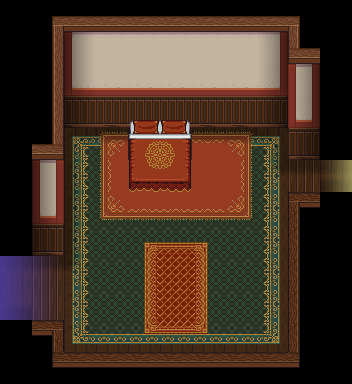

Below is a game level as drawn by its tile map, then a one-line description and the .tmx file that defines it, in full:
An orthogonal 11x12 tile map with 32x32 px tiles, 5 tile layers (bg, ground details, mid, shadows, ...), 1 hidden layer not drawn, 8 tilesets and 11 objects (exit-w, start, patron, exit-e).

<map version="1.11" tiledversion="1.11.2" orientation="orthogonal" renderorder="right-down" width="11" height="12" tilewidth="32" tileheight="32" infinite="0" nextlayerid="10" nextobjectid="22">
 <tileset firstgid="1" source="../Assorted_LPC/lpc-walls/walls.tsx" />
 <tileset firstgid="6145" source="../[A]LightShadow_pipo.tsx" />
 <tileset firstgid="6233" source="../Assorted_LPC/lpc-floors/floors.tsx" />
 <tileset firstgid="8281" source="../Assorted_LPC/lpc_objectspack/Objects/Furniture/Countertops.tsx" />
 <tileset firstgid="8317" source="../[Base]BaseChip_pipo.tsx" />
 <tileset firstgid="9317" source="../Assorted_LPC/wooden_stairs/[LPC]WoodenStairs.tsx" />
 <tileset firstgid="10913" source="../[A]Wall-Up_pipo.tsx" />
 <tileset firstgid="11009" source="../Assorted_LPC/lpc_objectspack/Objects/Furniture/[LPC]Beds_Double.tsx" />
 <imagelayer id="3" name="ref" visible="0" offsetx="-64" offsety="-96">
  <image source="../vtt-maps/Interiors/hotel-f2.webp" width="416" height="1120" />
 </imagelayer>
 <layer id="1" name="bg" width="11" height="12">
  <data encoding="csv">
0,0,0,0,0,0,0,0,0,0,0,
0,0,1901,1902,1902,1902,1902,1902,1903,0,0,
0,0,2029,2030,2030,2030,2030,2030,2031,1904,0,
0,0,2033,2034,2034,2034,2034,2034,2035,2032,0,
0,0,7617,7617,7617,7617,7617,7617,7617,2036,0,
0,1904,7617,6668,6668,6668,6668,6668,7617,7616,7617,
0,2032,7617,6668,6668,6668,6668,6668,7617,0,0,
0,2036,7617,6668,6668,6668,6668,6668,7617,0,0,
7617,7616,7617,6668,6668,6668,6668,6668,7617,0,0,
7617,7616,7617,6668,6668,6668,6668,6668,7617,0,0,
0,0,7617,7617,7617,7617,7617,7617,7617,0,0,
0,0,0,0,0,0,0,0,0,0,0
</data>
 </layer>
 <layer id="6" name="ground details" width="11" height="12">
  <data encoding="csv">
0,0,0,0,0,0,0,0,0,0,0,
0,0,0,0,0,0,0,0,0,0,0,
0,0,0,0,0,0,0,0,0,0,0,
0,0,0,0,11009,11010,0,0,0,0,0,
0,0,6635,6636,11037,11038,6307,6636,6637,0,0,
0,0,6667,6338,6339,6339,6339,6340,6669,0,0,
0,0,6667,6370,6371,6371,6371,6372,6669,0,0,
0,0,6667,0,6324,6325,6326,0,6669,0,0,
0,0,6667,0,6356,6357,6358,0,6669,0,0,
0,0,6667,6668,6356,6357,6358,0,6669,0,0,
0,0,6699,6700,6700,6700,6700,6700,6701,0,0,
0,0,0,0,0,0,0,0,0,0,0
</data>
 </layer>
 <layer id="9" name="mid" width="11" height="12">
  <properties>
   <property name="z" type="int" value="0" />
  </properties>
  <data encoding="csv">
0,0,0,0,0,0,0,0,0,0,0,
0,0,0,0,0,0,0,0,0,0,0,
0,0,0,0,0,0,0,0,0,0,0,
0,0,0,0,11009,11010,0,0,0,0,0,
0,0,0,6306,11037,11038,0,6308,0,0,0,
0,0,0,0,11093,11094,0,0,0,0,0,
0,0,0,0,0,0,0,0,0,0,0,
0,0,0,0,0,0,0,0,0,0,0,
0,0,0,0,0,0,0,0,0,0,0,
0,0,0,0,0,0,0,0,0,0,0,
0,0,0,0,0,0,0,0,0,0,0,
0,0,0,0,0,0,0,0,0,0,0
</data>
 </layer>
 <layer id="4" name="shadows" width="11" height="12">
  <data encoding="csv">
0,0,0,0,0,0,0,0,0,0,0,
0,0,6152,0,0,0,0,0,6159,0,0,
0,0,6152,0,0,0,0,0,6159,6159,0,
0,0,6152,0,0,0,0,0,6159,6159,0,
0,0,6174,6175,0,0,6175,6175,6176,6159,0,
0,6152,6182,0,0,0,0,0,6180,6175,6199,
0,6152,6182,0,0,0,0,0,0,0,0,
0,6152,6182,0,0,0,0,0,0,0,0,
6177,6175,6181,0,0,0,0,0,0,0,0,
6193,0,0,0,0,0,0,0,0,0,0,
0,0,0,0,6388,6389,6390,0,0,0,0,
0,0,0,0,0,0,0,0,0,0,0
</data>
 </layer>
 <layer id="2" name="foreground" width="11" height="12">
  <properties>
   <property name="z" type="int" value="1" />
  </properties>
  <data encoding="csv">
0,391,582,582,582,582,582,582,582,390,0,
0,519,0,0,0,0,0,0,0,581,0,
0,519,0,0,0,0,0,0,0,0,0,
0,519,0,0,0,0,0,0,0,0,0,
0,583,0,0,11065,11066,0,0,0,0,0,
0,0,0,0,0,0,0,0,0,0,6215,
0,0,0,0,0,0,0,0,0,457,0,
0,0,0,0,0,0,0,0,0,521,0,
6223,6224,0,0,0,0,0,0,0,521,0,
6223,6224,0,0,0,0,0,0,0,521,0,
0,459,0,0,0,0,0,0,0,521,0,
0,331,458,458,458,458,458,458,458,330,0
</data>
 </layer>
 <objectgroup id="7" name="Object Layer 1">
  <object id="1" name="exit-w" x="8" y="256" width="32" height="64">
   <properties>
    <property name="dest" value="somewhere-d2-hotel-f2-balconies" />
    <property name="destDir" value="l" />
    <property name="destPoint" value="to-dragon" />
   </properties>
  </object>
  <object id="16" name="start" x="272" y="176">
   <point />
  </object>
  <object id="17" name="patron" x="128" y="288">
   <point />
  </object>
  <object id="19" name="exit-e" x="312" y="160" width="32" height="32">
   <properties>
    <property name="dest" value="somewhere-d2-hotel-f2" />
    <property name="destDir" value="r" />
    <property name="destPoint" value="to-dragon-room" />
   </properties>
  </object>
  <object id="6" x="288" y="192" width="32" height="192">
   <properties>
    <property name="collision" type="bool" value="true" />
   </properties>
  </object>
  <object id="13" x="64" y="352" width="224" height="32">
   <properties>
    <property name="collision" type="bool" value="true" />
   </properties>
  </object>
  <object id="14" x="288" y="96" width="32" height="64">
   <properties>
    <property name="collision" type="bool" value="true" />
   </properties>
  </object>
  <object id="15" x="32" y="96" width="32" height="160">
   <properties>
    <property name="collision" type="bool" value="true" />
   </properties>
  </object>
  <object id="18" x="64" y="96" width="224" height="32">
   <properties>
    <property name="collision" type="bool" value="true" />
   </properties>
  </object>
  <object id="20" x="32" y="320" width="32" height="64">
   <properties>
    <property name="collision" type="bool" value="true" />
   </properties>
  </object>
  <object id="21" x="128" y="128" width="64" height="64">
   <properties>
    <property name="collision" type="bool" value="true" />
   </properties>
  </object>
 </objectgroup>
</map>
